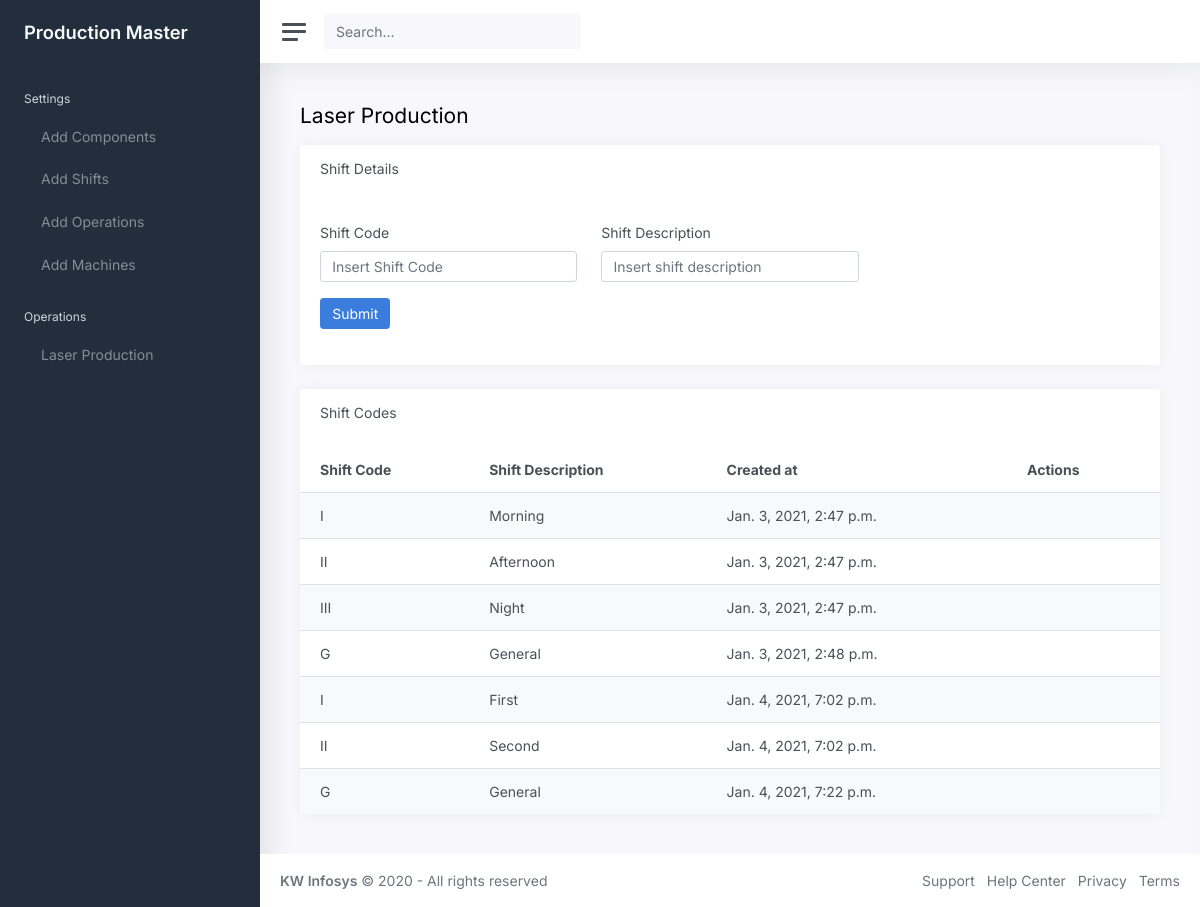
The page /shift/ on the database its author committed.
### production_master_app/models.py (models this page shows, shortened)
class Shift_description(models.Model):
    main_id = models.AutoField(primary_key=True)
    shift_code = models.CharField(max_length=5)
    shift_name = models.CharField(max_length=10)
    created_at = models.DateTimeField()
    updated_at = models.DateTimeField()
    objects = models.Manager()

### production_master_app/add_shifts_views.py (the view)
# urls.py: path('shift/', add_shifts_views.show_shift_page, name='shift'),
def show_shift_page (request):
    shift_data = Shift_description.objects.all()
    context = {'shifts': shift_data}
    return render(request,'add_shifts.html',context)

### production_master_app/templates/add_shifts.html (shortened to what this page needs)
{% extends "base.html" %}
{% load static %}
{% block main_content %}
<main class="content">
    <div class="container-fluid p-0">
        <h1 class="h3 mb-3">Laser Production</h1>
        <div class="row">
            <div class="col-md-12">
                <div class="card">
                    <div class="card-header">
                        <h5 class="card-title">Shift Details</h5>
                    </div>
                    <div class="card-body">
                        <form action="/add_shift" method="POST">
                            <div class="row">
                                <div class="mb-3 col-md-4">
                                    <label class="form-label" for="shift_code">Shift Code</label>
                                    <input type="text" class="form-control" id="shift_code"
                                        placeholder="Insert Shift Code" name="shift_code" required>
                                </div>
                                <div class="mb-3 col-md-4">
                                    <label class="form-label" for="shift_name">Shift Description</label>
                                    <input type="text" class="form-control" id="shift_name"
                                        placeholder="Insert shift description" name="shift_name" required>
                                </div>
                            </div>
                            <button type="submit" class="btn btn-primary">Submit</button>
                        </form>
                    </div>
                </div>
            </div>
        </div>
        <div class="card">
            <div class="card-header">
                <h5 class="card-title">Shift Codes</h5>
            </div>
            <table class="table table-striped">
                <thead>
                    <tr>
                        <th>Shift Code</th>
                        <th>Shift Description</th>
                        <th class="d-none d-md-table-cell">Created at</th>
                        <th>Actions</th>
                    </tr>
                </thead>
                <tbody>
                    {% for shift in shifts %}
                    <tr>
                        <td>{{shift.shift_code}}</td>
                        <td>{{shift.shift_name}}</td>
                        <td class="d-none d-md-table-cell">{{shift.created_at}}</td>
                        <td class="table-action">
                        </td>
                    </tr>
                    {%endfor%}
                </tbody>
            </table>
        </div>
    </div>
</main>
{% endblock main_content %}

### production_master_app/templates/base.html (shortened to what this page needs)
{% load static %}
<!DOCTYPE html>
<html lang="en">
<head>
    <link href="{% static 'css/app.css' %}" rel="stylesheet">
</head>
<body>
    <div class="wrapper">
        {% include 'sidebar.html'%}
        <div class="main">
            {% include 'navbar.html'%}
            {% block main_content %}
            {% endblock main_content %}
            {% include 'footer.html' %}
        </div>
    </div>
</body>
</html>

### production_master_app/templates/sidebar.html (shortened to what this page needs)
{% load static %}
<nav id="sidebar" class="sidebar">
    <div class="sidebar-content js-simplebar">
        <a class="sidebar-brand" href="{% url 'home' %}">
            <span class="align-middle">Production Master</span>
        </a>
        <ul class="sidebar-nav">
            <li class="sidebar-header">
                Settings
            </li>
            <li class="sidebar-item">
                <a class="sidebar-link" href="{% url 'component' %}">
                     <span class="align-middle">Add
                        Components</span>
                </a>
            </li>
            <li class="sidebar-item">
                <a class="sidebar-link" href="{% url 'shift' %}">
                     <span class="align-middle">Add
                        Shifts</span>
                </a>
            </li>
            <li class="sidebar-item">
                <a class="sidebar-link" href="{% url 'operation' %}">
                     <span class="align-middle">Add
                        Operations</span>
                </a>
            </li>
            <li class="sidebar-item">
                <a class="sidebar-link" href="{% url 'machine' %}">
                     <span class="align-middle">Add
                        Machines</span>
                </a>
            </li>
            <li class="sidebar-header">
                Operations
            </li>
            <li class="sidebar-item">
                <a class="sidebar-link" href="{% url 'laser' %}">
                     <span class="align-middle">Laser
                        Production</span>
                </a>
            </li>
        </ul>
    </div>
</nav>

### production_master_app/templates/navbar.html (shortened to what this page needs)
{% load static %}
<nav class="navbar navbar-expand navbar-light navbar-bg">
    <a class="sidebar-toggle d-flex">
        <i class="hamburger align-self-center"></i>
    </a>
    <form class="d-none d-sm-inline-block">
        <div class="input-group input-group-navbar">
            <input type="text" class="form-control" placeholder="Search…" aria-label="Search">
            <button class="btn" type="button">
            </button>
        </div>
    </form>
</nav>

### production_master_app/templates/footer.html
{% load static %}
<footer class="footer">
    <div class="container-fluid">
        <div class="row text-muted">
            <div class="col-6 text-left">
                <p class="mb-0">
                    <a href="//www.kwinfosys.com" target="_blank" class="text-muted"><strong>KW
                            Infosys</strong></a> &copy; 2020 - All rights reserved
                </p>
            </div>
            <div class="col-6 text-right">
                <ul class="list-inline">
                    <li class="list-inline-item">
                        <a class="text-muted" href="#">Support</a>
                    </li>
                    <li class="list-inline-item">
                        <a class="text-muted" href="#">Help Center</a>
                    </li>
                    <li class="list-inline-item">
                        <a class="text-muted" href="#">Privacy</a>
                    </li>
                    <li class="list-inline-item">
                        <a class="text-muted" href="#">Terms</a>
                    </li>
                </ul>
            </div>
        </div>
    </div>
</footer>

### rows shown on the page
Shift_description: shift_code "I", shift_name "Morning", created_at "Jan. 3, 2021, 2:47 p.m."
Shift_description: shift_code "II", shift_name "Afternoon", created_at "Jan. 3, 2021, 2:47 p.m."
Shift_description: shift_code "III", shift_name "Night", created_at "Jan. 3, 2021, 2:47 p.m."
Shift_description: shift_code "G", shift_name "General", created_at "Jan. 3, 2021, 2:48 p.m."
Shift_description: shift_code "I", shift_name "First", created_at "Jan. 4, 2021, 7:02 p.m."
Shift_description: shift_code "II", shift_name "Second", created_at "Jan. 4, 2021, 7:02 p.m."
Shift_description: shift_code "G", shift_name "General", created_at "Jan. 4, 2021, 7:22 p.m."
